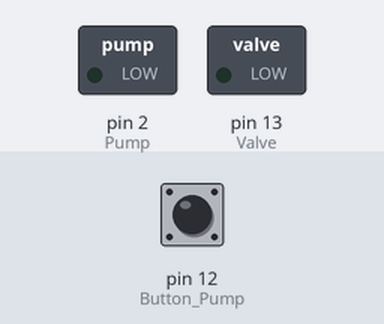
Bench run of a sketch on a simulated Arduino Uno, built with avr-gcc and run on an emulated ATmega328P. Parts: switched loads named in the sketch (green lamp = pin HIGH). The inputs (shaded band) are chosen by the test bench; at power-on: pin 12 (Button_Pump) HIGH. What the sketch prints to the serial monitor is not drawn.

Above: at 1.2 s.
1.3 s: pin 12 (Button_Pump) pulled LOW for 0.15 s
At 2.3 s:
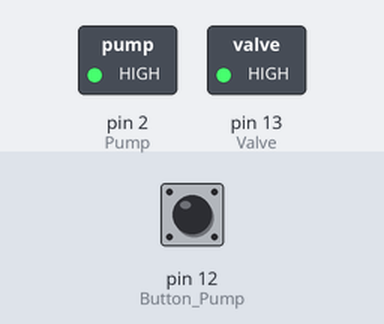
Timing chart, 0 to 7.9 s (numbered marks = the images above; inputs shaded):
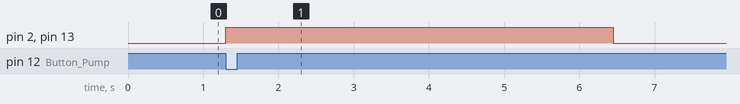

The sketch:

Pump_Test.ino
```cpp
/*
 * Connect Air punp to G and D8
 * Connect Solenoid Valve to G and D7
 * Connect the MPX5050 DP sensor to VU(Pin between A0 and G),G and A0
 */
#define REPORTING_PERIOD_MS     5000
int Button_Pump = 12;  // D6
int Valve = 13;     // D7
int Pump = 2;     // D4
int temp3 = 0;    // Push button
int Pump_Sys = 0;
uint32_t tsLastReport = 0;

const float ADC_mV = 43.22266;       // convesion multiplier from ESP ADC value to voltage in mV
const float SensorOffset = 200;     // in mV taken from datasheet
const float sensitivity = 0.88257;      // in mV/mmH2O taken from datasheet
const float mmh2O_mmGh = 0.07356;      // convesion multiplier from mmH2O to mmHg

void setup() {
  pinMode(Pump, OUTPUT);
  digitalWrite(Pump, LOW);
  pinMode(Valve, OUTPUT);
  digitalWrite(Valve, LOW);
  Serial.begin(115200);
  Serial.println("Air pump Testing");
}

void loop() {
  temp3 = digitalRead(Button_Pump);

  if (temp3 == LOW) {
    Pump_Sys = 1;
    digitalWrite(Valve, HIGH);
    tsLastReport = millis();
  }

  if (Pump_Sys == 1){
    digitalWrite(Pump, HIGH);

    if (millis() - tsLastReport > REPORTING_PERIOD_MS) {
      Pump_Sys = 0;
      digitalWrite(Pump, LOW);
      digitalWrite(Valve, LOW);
      float sensorValue = ((analogRead(A0) * ADC_mV - SensorOffset) / sensitivity * mmh2O_mmGh);
      Serial.print("Pressure: ");
      Serial.print(sensorValue, 2);
      Serial.println("mmHg");
      Serial.println("Pressure sensing complete Complete");
    }
  }

}
```

Measured:
- after the input at 1.3 s, pin 2 (Pump), pin 13 (Valve): LOW → HIGH at once, → LOW 5.1 s later
